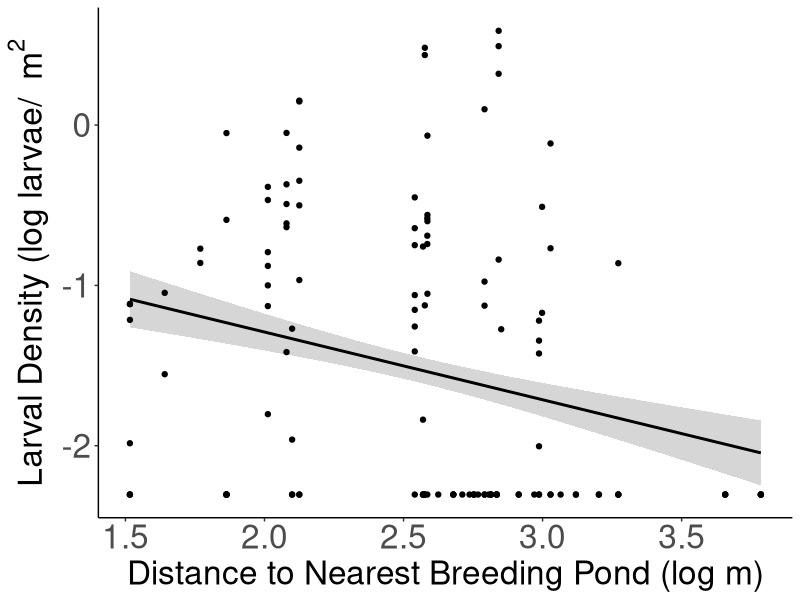
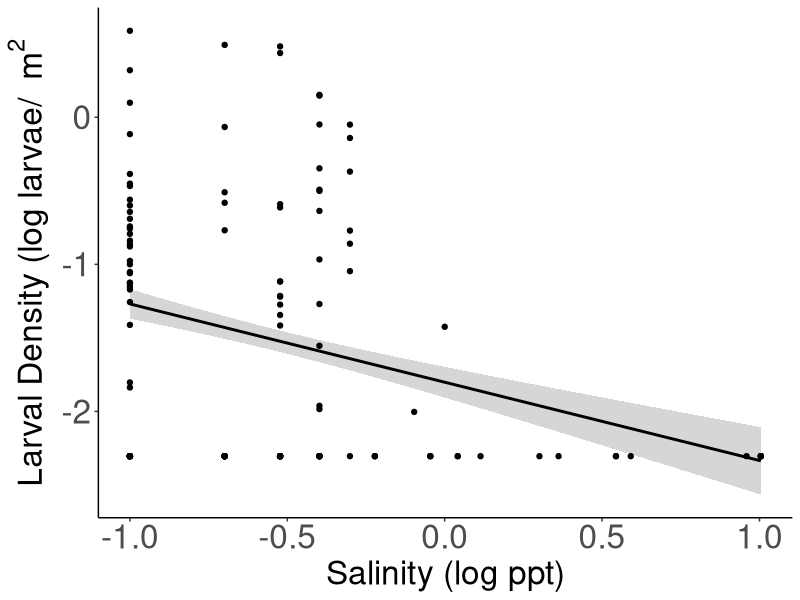
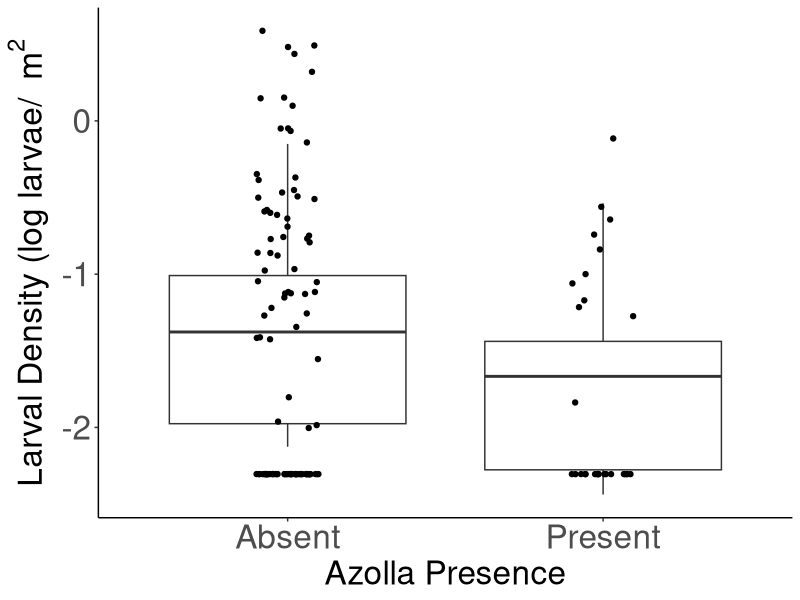
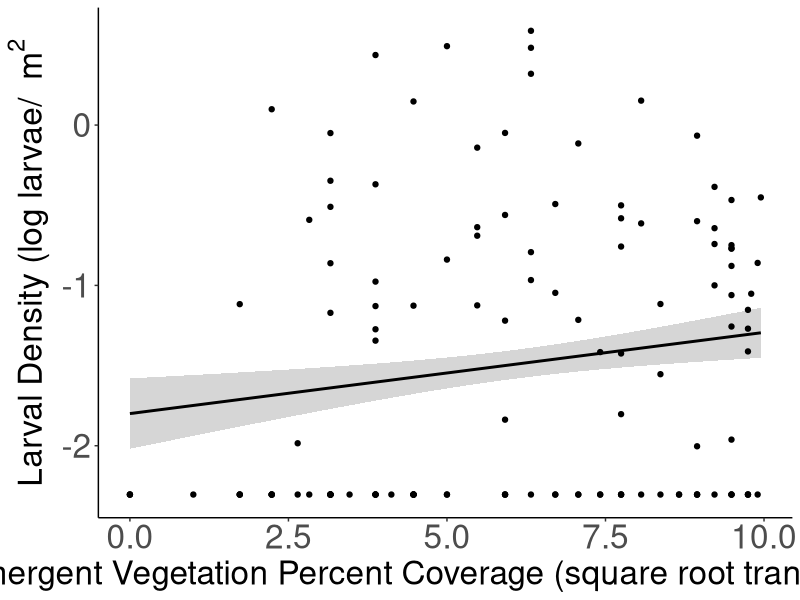
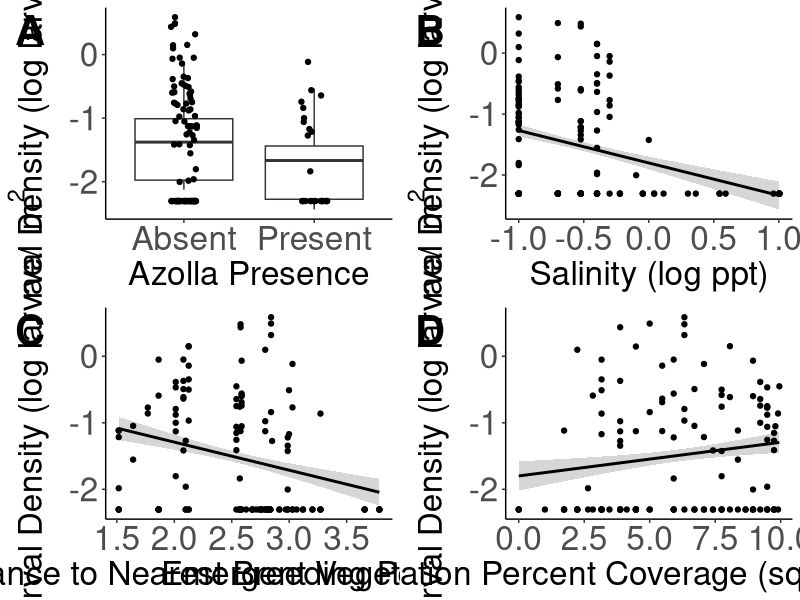
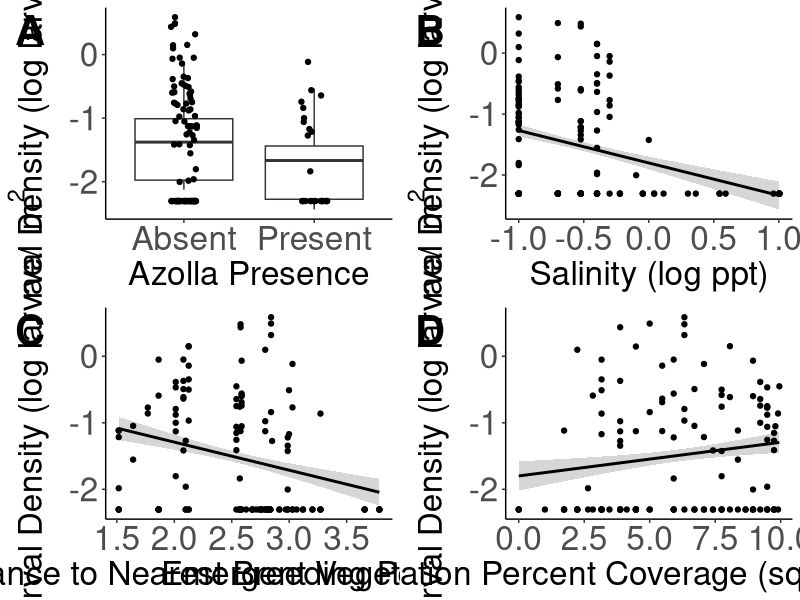

The R script that drew these images, in order:
#Univariate Fits of model data

#Load Packages
library(lme4)
library(lmerTest)
library(tidyverse)
library(broom.mixed)
library(cowplot)


################################################################################
# Read Data 
################################################################################
data <- read_csv("Data/univariate_data.csv") |>
  mutate(azolla = as.factor(azolla),
         vert_pred = as.factor(vert_pred))


################################################################################
# Run univariate models
################################################################################

# Linear fit function generation -----------------------------------------------
uni_model <- function(predictor, data) {
  as.numeric(predictor)
  model <- lmerTest::lmer(log_larv_dens ~ predictor + (1|pond), data = data, na.action = na.exclude)
  print(summary(model))
  anova(model)
}

# Run Models -------------------------------------------------------------------

# Azolla (p = 0.011)**
uni_model(data$azolla, data)

# Depth  (p = 0.15)
uni_model(data$depth, dat = data)

# Distance to nearest breeding pond (p = 0.02)**
uni_model(data$log_dist_to_breed, dat = data)

# Emergent vegetation (p = 0.041) **
uni_model(data$sqr_emergent_veg, dat = data)

# Medium Prey (p = 0.064)
uni_model(data$log_med_prey, dat = data)

# Large Prey (p = 0.694)
uni_model(data$log_large_prey, dat = data)

# Invert Pred (p = 0.712)
uni_model(data$log_invert_pred, dat = data)

# Plankton (p = 0.459)
uni_model(data$log_plankton, dat = data)

# Water Temp (p = 0.949)
uni_model(data$log_water_temp, dat = data)

# DO (p = 0.093)
uni_model(data$log_DO, dat = data)

# Nitrates (p = 0.45)
uni_model(data$log_nitrates, dat = data)

# pH (p = 0.642)
uni_model(data$log_pH, dat = data)

# Salinity (p = 0.014)*
uni_model(data$log_salinity, dat = data)

# Turbidity (p = 0.953)
uni_model(data$log_turbidity, dat = data)

# Chlorophyll (p = 0.674)
uni_model(data$sqrt_chlorophyll, dat = data)

#Suitable 598 (p = 0.417)
uni_model(data$suitable_598, dat = data)


#Suitable 598 split (p = 0.421)
uni_model(data$suitable_598_split, dat = data)

################################################################################




################################################################################
# Quadratic Models
################################################################################

# Quadratic Model function generation ------------------------------------------
quad_model <- function(predictor, data) {
  model <- lmer(log_larv_dens ~ poly(predictor,2) + (1|pond), data = data, na.action = na.exclude)
  summary(model)
}


# Depth
dat <- data |>
  dplyr::select(depth, log_larv_dens, pond) |>
  drop_na()

quad_model(dat$depth, dat)


# Distance to nearest breeding pond
dat <- data |>
  dplyr::select(log_dist_to_breed, log_larv_dens, pond) |>
  drop_na()

quad_model(dat$log_dist_to_breed, dat)


# Emergent vegetation
dat <- data |>
  dplyr::select(sqr_emergent_veg, log_larv_dens, pond) |>
  drop_na()

quad_model(dat$sqr_emergent_veg, dat)


# Medium Prey
dat <- data |>
  dplyr::select(log_med_prey, log_larv_dens, pond) |>
  drop_na()

quad_model(dat$log_med_prey, dat)


# Large Prey
dat <- data |>
  dplyr::select(log_large_prey, log_larv_dens, pond) |>
  drop_na()

quad_model(dat$log_large_prey, dat)


# Invert Pred
dat <- data |>
  dplyr::select(log_invert_pred, log_larv_dens, pond) |>
  drop_na()

quad_model(dat$log_invert_pred, dat)


# Plankton
dat <- data |>
  dplyr::select(log_plankton, log_larv_dens, pond) |>
  drop_na()

quad_model(dat$log_plankton, dat)


# Water Temp
dat <- data |>
  dplyr::select(log_water_temp, log_larv_dens, pond) |>
  drop_na()

quad_model(dat$log_water_temp, dat)


# DO
dat <- data |>
  dplyr::select(log_DO, log_larv_dens, pond) |>
  drop_na()

quad_model(dat$log_DO, dat)


# Nitrates
dat <- data |>
  dplyr::select(log_nitrates, log_larv_dens, pond) |>
  drop_na()

quad_model(dat$log_nitrates, dat)


# pH
dat <- data |>
  dplyr::select(log_pH, log_larv_dens, pond) |>
  drop_na()

quad_model(dat$log_pH, dat)


# Salinity
dat <- data |>
  dplyr::select(log_salinity, log_larv_dens, pond) |>
  drop_na()

quad_model(dat$log_salinity, dat)


# Turbidity
dat <- data |>
  dplyr::select(log_turbidity, log_larv_dens, pond) |>
  drop_na()

quad_model(dat$log_turbidity, dat)


# Chlorophyll
dat <- data |>
  dplyr::select(sqrt_chlorophyll, log_larv_dens, pond) |>
  drop_na()

quad_model(dat$sqrt_chlorophyll, dat)




################################################################################
# Visualizing the four significant bivariate fits 
################################################################################

## Distance Model --------------------------------------------------------------
distance_model <- lmer(log_larv_dens ~ log_dist_to_breed +  (1|pond), data = data)
summary(distance_model)

tidy_distance <- augment(distance_model)

### This plots the actual datapoints but fits a line to the predicted effects
distance_plot <- ggplot(data = tidy_distance,
       mapping = aes(x = log_dist_to_breed,
                     y = .fitted))+
  geom_smooth(method = "lm", level = 0.95, color = "black")+
  geom_point(mapping = aes(x = log_dist_to_breed,
                           y = log_larv_dens)) +
  labs(x = "Distance to Nearest Breeding Pond (log m)",
       y = "Larval Density (log larvae/ " ~m^2) +
  theme_classic() +
  theme(axis.title = element_text(size = 24),
        axis.text = element_text(size = 24),
        title = element_text(size = 20))

distance_plot

##Salinity Model ---------------------------------------------------------------
salinity_model <- lmer(log_larv_dens ~ log_salinity +  (1|pond), data = data)
summary(salinity_model)
tidy_salinity <- augment(salinity_model)

### This plots the actual datapoints but fits a line to the predicted response
salinity_plot <- ggplot(data = tidy_salinity,
       mapping = aes(x = log_salinity,
                     y = .fitted))+
  geom_smooth(method = "lm", level = 0.95, color = "black")+
  geom_point(mapping = aes(x = log_salinity,
                           y = log_larv_dens)) +
  labs(x = "Salinity (log ppt)",
       y = "Larval Density (log larvae/ " ~m^2) +
  theme_classic() +
  theme(axis.title = element_text(size = 24),
        axis.text = element_text(size = 24),
        title = element_text(size = 20))

salinity_plot


## Azolla model ----------------------------------------------------------------
levels(data$azolla) <- c('Absent', 'Present')
azolla_model <- lmer(log_larv_dens ~ azolla +  (1|pond), data = data, na.action = na.exclude)
summary(azolla_model)

tidy_azolla <- augment(azolla_model)

## Boxplot of azolla model predictions. Still uses fits rather than fixed.
## Note, right now the points being displayed are predictions rather than the actual values
azolla_plot <- ggplot(data = tidy_azolla, aes(x = azolla, y = .fitted)) + 
  geom_boxplot() +
  geom_jitter(mapping = aes(x = azolla, y = log_larv_dens), width = 0.1) +
  theme_classic()+
  labs(x = "Azolla Presence",
       y = "Larval Density (log larvae/ " ~m^2) +
  theme(axis.title = element_text(size = 24),
        axis.text = element_text(size = 24),
        title = element_text(size = 20))

azolla_plot

##Vegetation Model ---------------------------------------------------------------
veg_model <- lmer(log_larv_dens ~ sqr_emergent_veg +  (1|pond), data = data, na.action = na.exclude)
summary(salinity_model)
tidy_veg <- augment(veg_model)

### This plots the actual datapoints but fits a line to the predicted response
veg_plot <- ggplot(data = tidy_veg,
       mapping = aes(x = sqr_emergent_veg,
                     y = .fitted))+
  geom_smooth(method = "lm", level = 0.95, color = "black")+
  geom_point(mapping = aes(x = sqr_emergent_veg,
                           y = log_larv_dens)) +
  labs(x = "Emergent Vegetation Percent Coverage (square root transformed)",
       y = "Larval Density (log larvae/ " ~m^2) +
  theme_classic() +
  theme(axis.title = element_text(size = 24),
        axis.text = element_text(size = 24),
        title = element_text(size = 20))
 
veg_plot



multiPlot <- cowplot::plot_grid(azolla_plot, salinity_plot, distance_plot, veg_plot,
                                nrow = 2,
                                labels = c("A", "B", "C", "D"),
                                label_size = 30)
multiPlot
ggsave("Figures/univariate_fits.png", multiPlot, width = 25, height = 15)
